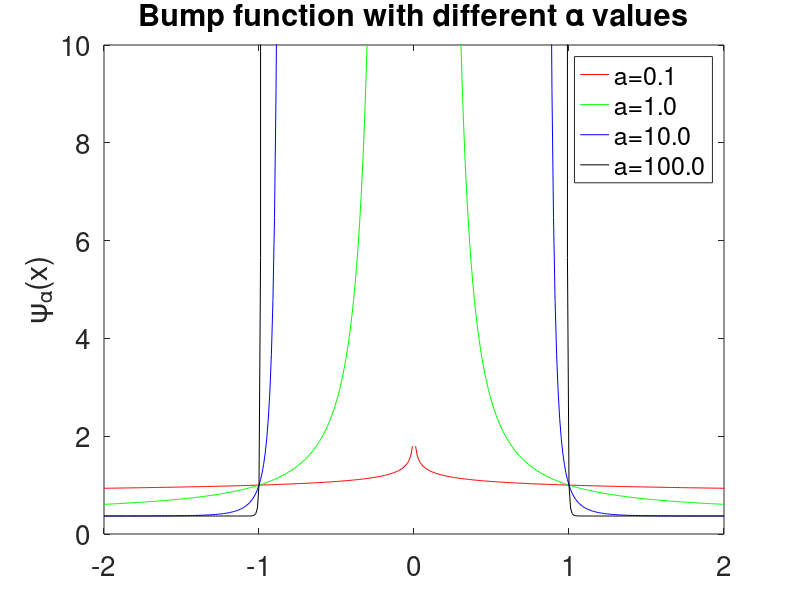

This chart was generated by the following MATLAB code:
function [] = s00_bump ()

  xs = -2:0.01:2;
  ys01 = exp(1-power(abs(xs),-0.1)).^-1;
  ys1 = exp(1-power(abs(xs),-1)).^-1;
  ys10 = exp(1-power(abs(xs),-10)).^-1;
  ys100 = exp(1-power(abs(xs),-100)).^-1;
  plot(xs,ys01,'r',xs,ys1,'g',xs,ys10,'b',xs,ys100,'k');
  legend('a=0.1','a=1.0','a=10.0','a=100.0')
  axis([-2 2 0 10])
  title('Bump function with different \alpha values', 'FontSize', 36);
  set(gca,'fontsize',20)

  ylabel('\psi_{\alpha}(x)');

end